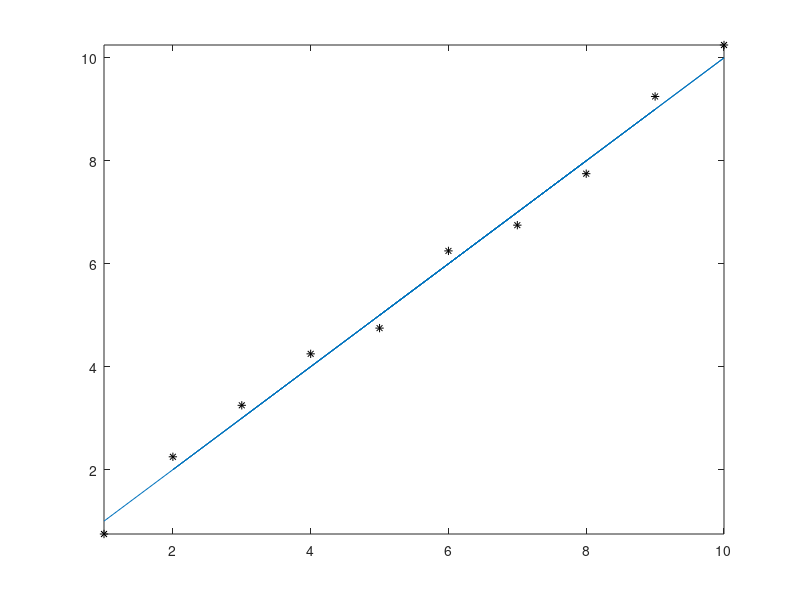

The MATLAB source for this figure:
%This program will plot a line where x=y=integers from 1 to 10 in
%random oder and non-repeating. It will then plot points above or below the
%line by .25 randomly for each y value. 

%{Ben Hagenau, CSCI 1320, SID:105932529, lab 4, section 302%}
%last edited 2-6-16

%establish the figure
%set x euqal to out of order non repeated integers from 1 to 10
%set y equal to x
%set the graph's x limits from 1 to 10
%set the graphs y limits from .75 to 10.25 so that it all noise points can
%be plot and seen on the graph
%hold graph in preperation to superimpose noise points
figure
x=randsample(10,10)';
y=x;
plot(x,y)
xlim([1,10]);
ylim([.75,10.25]);
hold on
%let d randomly equal a 1 or a 0 to ensure the randomness of rather the
%noise point is plotted above of below the graph.
%set p equal to all of the element numbers where d equals 1
%start the creation of a y vector that will, at this point, be filled in
%the values in the same elements where d is equal to 1. In these elements
%of y2 the value of y of that element plus .52 will be placed.
d=randi([0,1],1,10);
p=find(d==1);
y2(p)=y(p)+.25;
%set m equal to the element numbers when d is equal to 0. The y2 element
%values of when d is equal to 0 will hold the value of y of those element
%values minues .25.
%y2 is now a vector 1x10 of y where each element is randomly .25 higher or
%lower.
m=find(d==0);
y2(m)=y(m)-.25;
%plot x and y2 superimposed on the origional figure and make the points
%plotted be black stars. 
plot(x,y2,'k*')